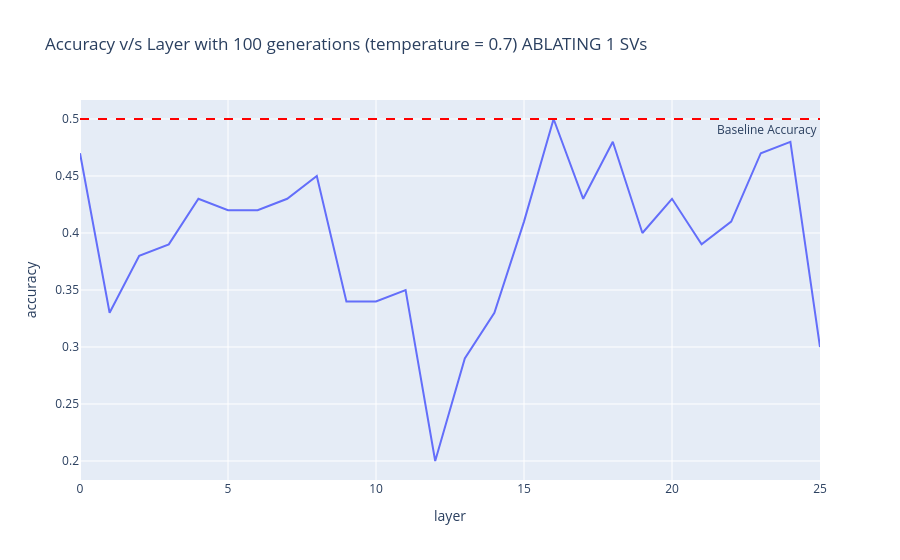

The notebook cell this image was saved under:
### Code cell
df_1 = pd.read_csv('layer_ablation_results_sv=1.csv')


fig = px.line(df_1, x="layer", y="accuracy",
              title="Accuracy v/s Layer with 100 generations (temperature = 0.7) ABLATING 1 SVs")

fig.add_hline(y=0.50, line_dash="dash", line_color="red",
              annotation_text="Baseline Accuracy", annotation_position="bottom right")

fig.show()

### Figure 1 — Plotly figure (JSON) as saved in the notebook; plotly's stock layout.template omitted (floating-point values rounded to 4 significant figures)
{"data": [{"hovertemplate": "layer=%{x}<br>accuracy=%{y}<extra></extra>", "legendgroup": "", "line": {"color": "#636efa", "dash": "solid"}, "marker": {"symbol": "circle"}, "mode": "lines", "name": "", "orientation": "v", "showlegend": false, "type": "scatter", "x": [0, 1, 2, 3, 4, 5, 6, 7, 8, 9, 10, 11, 12, 13, 14, 15, 16, 17, 18, 19, 20, 21, 22, 23, 24, 25], "xaxis": "x", "y": [0.47, 0.33, 0.38, 0.39, 0.43, 0.42, 0.42, 0.43, 0.45, 0.34, 0.34, 0.35, 0.2, 0.29, 0.33, 0.41, 0.5, 0.43, 0.48, 0.4, 0.43, 0.39, 0.41, 0.47, 0.48, 0.3], "yaxis": "y"}], "layout": {"annotations": [{"showarrow": false, "text": "Baseline Accuracy", "x": 1, "xanchor": "right", "xref": "x domain", "y": 0.5, "yanchor": "top", "yref": "y"}], "legend": {"tracegroupgap": 0}, "shapes": [{"line": {"color": "red", "dash": "dash"}, "type": "line", "x0": 0, "x1": 1, "xref": "x domain", "y0": 0.5, "y1": 0.5, "yref": "y"}], "title": {"text": "Accuracy v/s Layer with 100 generations (temperature = 0.7) ABLATING 1 SVs"}, "xaxis": {"anchor": "y", "domain": [0, 1], "title": {"text": "layer"}}, "yaxis": {"anchor": "x", "domain": [0, 1], "title": {"text": "accuracy"}}}}
